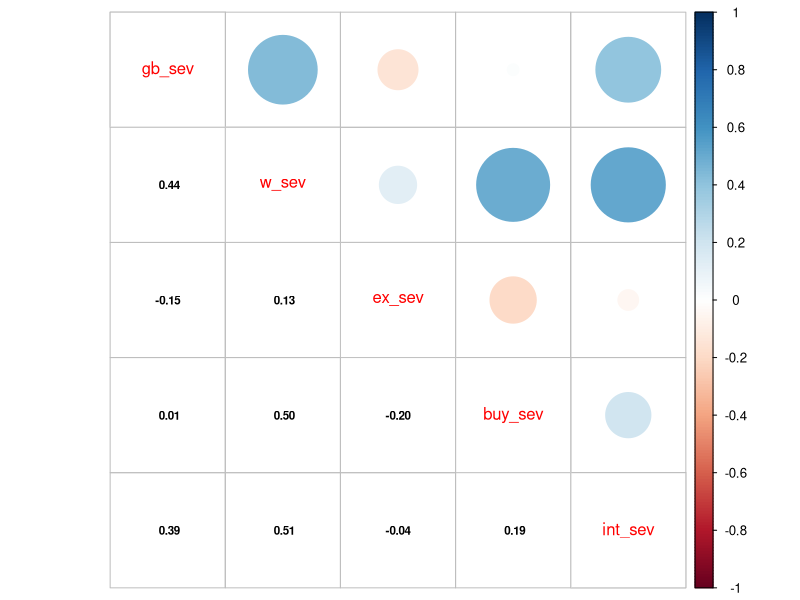

Reproduce this figure in R. (Note: this script raises an error after producing the figure.)
## ---- chunk 1

# Read packages
library(knitr)
library(markdown)
library(foreign)
library(reshape2)
library(plyr)
library(dplyr)
library(corrplot)
library(psych)
library(ggplot2)
library(gridExtra)
library(RColorBrewer)

# work from spss (.sav) data? 
spss_data = FALSE

## ---- chunk 2
if(spss_data) { 

# transform data file
repr_raw <- read.spss('OLAAP_130303.sav', to.data.frame=T)
variables <- c("kor", "oa_1",   # kor=age, oa_1=gender
               "BIS_21uj", #  summary of Impulsivity
               "WART_csj", "EDS_csjo", "QABB_Tot", "sogs_cs1", "PIUQ_Tot", "piuq_szr", 
               "scl_10", "scl_3", "scl_38", "scl_45", "scl_46", "scl_51", "scl_55", 
               "scl_65", "scl_9",   # items of scl/ocd scale
               "WART_Tot", "eds_SUM", "SOGS_SUM")
repr <- repr_raw[variables]

# save data. This will be publically available
write.csv(repr, file="ImpCompBA_repr.csv")

}


## ---- chunk 3
repr <- read.csv("ImpCompBA_repr.csv")
scl_OC_items <- colnames(repr[, c("scl_10", "scl_3", "scl_38", "scl_45", 
                                  "scl_46", "scl_51", "scl_55", "scl_65", "scl_9")]) 

# change value labels on likert scale
for(i in scl_OC_items) {
  repr[[i]] <- revalue(repr[[i]], c(
    "egy?ltal?n nem" = "1", 
    "kiss?"="2",
    "m?rs?kelten"="3", 
    "k?zepesen"="4", 
    "nagyon"="5"))
    }

# tranform to numeric
for(i in scl_OC_items) {
  repr[[i]] <- as.numeric(as.character(repr[[i]]))
}

names(repr)

## ---- chunk 4

## fetch compulsivity average 
repr$comp_sum <- rowSums(repr[, scl_OC_items], na.rm=T) 

## impulsivity average 
repr$imp_sum <- repr$BIS_21uj


## ---- chunk 5

## create groups according to severity

# gambling
repr$gb_group <- repr$sogs_cs1
levels(repr$gb_group) <- c(
  "kev?s probl?ma (1-2 pont)" = "GB minor problems", 
  "nem j?tszott soha hetente" = "GB Never played weekly",
  "nincs probl?ma (0 pont)"= "GB Non problematic", 
  "patol?gi?s szerencsej?t?kos (5 vagy t?bb pont)"="GB pathological",
  "probl?m?s szerencsej?t?kos (3-4 pont)"="GB problematic") 
repr$gb_group = factor(repr$gb_group, levels=c("GB Never played weekly", "GB Non problematic", "GB minor problems", "GB problematic", "GB pathological"))

#work
repr$w_group <- ifelse(repr$WART_Tot >= 51, "W Problematic", "W Non-problematic")
repr$w_group <- as.factor(repr$w_group)

#exercise
repr$ex_group <- repr$EDS_csjo
levels(repr$ex_group) <- c("Asymptomatic"="EX Asymptomatic",
                           "at-risk for ED"="EX At-risk",
                           "nondependent-symptomatic"="EX Symptomatic")
repr$ex_group = factor(repr$ex_group, levels=c("EX Asymptomatic", "EX Symptomatic", "EX At-risk"))

#buying
repr$buy_group <- as.factor(repr$QABB_Tot >=8)
levels(repr$buy_group) <- c("FALSE"="BUY Non-pathological", 
                            "TRUE"="BUY Pathological")

#internet
repr$int_group <- as.factor(repr$PIUQ_Tot >= 41) 
repr$int_group[repr$piuq_szr == "?vente vagy ritk?bban" |  repr$piuq_szr == "legal?bb havonta" | repr$piuq_szr == "soha"] <- NA
levels(repr$int_group) <- c("FALSE"="INT Non-pathological",
                            "TRUE"="INT Pathological")

## N of groups
groups <- colnames(repr[, c("gb_group", "w_group", "ex_group", "buy_group", "int_group")]) 
for (i in groups) {
  print(table(repr[[i]]))
} 

## how many missing data?
for (i in groups) {
  print(sum(is.na(repr[[i]])))
}

## create severity measures (continous)
colnames(repr)[colnames(repr) == "SOGS_SUM"] <- "gb_sev"
colnames(repr)[colnames(repr) == "WART_Tot"] <- "w_sev"
colnames(repr)[colnames(repr) == "eds_SUM"] <- "ex_sev"
colnames(repr)[colnames(repr) == "QABB_Tot"] <- "buy_sev"
colnames(repr)[colnames(repr) == "PIUQ_Tot"] <- "int_sev"

severity <- c("gb_sev", "w_sev", "ex_sev", "buy_sev", "int_sev")

aggregate(repr$gb_sev, list(repr$gb_group), mean)
aggregate(repr$w_sev, list(repr$w_group), mean)
aggregate(repr$ex_sev, list(repr$ex_group), mean)
aggregate(repr$buy_sev, list(repr$buy_group), mean)
aggregate(repr$int_sev, list(repr$int_group), mean)


## ---- chunk 6
library(corrplot)
M <- subset(repr, "gb_sev" != "GB Never played weekly")
M <- cor(M[, c("gb_sev", "w_sev", "ex_sev", "buy_sev", "int_sev")], 
         use="complete")
corrplot.mixed(M, lower.col = "black", number.cex = .7)

## ---- chunk 7
## CORRELATION between imp and comp in the entire sample: 
describe(repr$comp_sum)  
describe(repr$imp_sum) 

cor_imp_compr <- cor.test(repr$comp_sum, repr$imp_sum, alternative="two.sided", method="pearson", conf.level=0.95, exact = T)


## generate corr coeff within groups
func_cor <- function(repr)
{return(data.frame(cor = cor.test(repr$imp_sum, repr$comp_sum, 
                                  use="complete", method="pearson")$estimate)) }
func_cor_p <- function(repr)
{return(data.frame(p.value = cor.test(repr$imp_sum, repr$comp_sum, 
                                  use="complete", method="pearson")$p.value)) }

### gambling
cbind(ddply(repr, .(gb_group), func_cor), 
      ddply(repr, .(gb_group), func_cor_p)[2])

### internet
cbind(ddply(repr, .(int_group), func_cor), 
      ddply(repr, .(int_group), func_cor_p)[2])

### exercise
cbind(ddply(repr, .(ex_group), func_cor), 
      ddply(repr, .(ex_group), func_cor_p)[2])

### buying
cbind(ddply(repr, .(buy_group), func_cor), 
      ddply(repr, .(buy_group), func_cor_p)[2])

### work
cbind(ddply(repr, .(w_group), func_cor), 
      ddply(repr, .(w_group), func_cor_p)[2])


## ---- chunk 8

## standardising
repr$imp_std <- as.numeric(as.character(scale(repr$imp_sum, center=T, scale=T)))  
repr$comp_std <- as.numeric(as.character(scale(repr$comp_sum, center=T, scale=T)))

## imp and comp scores: total and by group
require(reshape2)
IC <- colnames(repr[, c("imp_sum", "comp_sum")])
IC_vas_all <- colnames(repr[, c("imp_sum", "comp_sum", "imp_std", "comp_std")]) 

### total
for (i in IC_vas_all) {
  print(round(data.frame(describe(repr[[i]], na.rm = T), row.names = i), 2))
}

### calculate imp and comp (mean and sd) accross groups
for(i in groups) {
  print(aggregate(.~repr[[i]], repr[, c(IC_vas_all)], FUN=mean, na.rm=TRUE, na.action=NULL))
}

for(i in groups) {
  print(aggregate(.~repr[[i]], repr[, c(IC_vas_all)], FUN=sd, na.rm=TRUE, na.action=NULL))
}

## ---- chunk 9

## frequency: GENDER
table(repr$oa_1, exclude=NULL)  # gender N in the entire sample

round(prop.table(table(repr$oa_1, repr$gb_group, exclude=NULL, useNA = "ifany"), 1)*100, 1)
round(prop.table(table(repr$oa_1, repr$ex_group, exclude=NULL, useNA = "ifany"), 1)*100, 1)
round(prop.table(table(repr$oa_1, repr$int_group, exclude=NULL, useNA = "ifany"), 1)*100, 1)
round(prop.table(table(repr$oa_1, repr$w_group, exclude=NULL, useNA = "ifany"), 1)*100, 1)
round(prop.table(table(repr$oa_1, repr$buy_group, exclude=NULL, useNA = "ifany"), 1)*100, 1)

## describe: AGE
library(psych)
describe(repr$kor) # for the entire sample

for (i in groups) {   # mean and SD in each group
print(summarise(group_by(repr, repr[[i]]), mean= mean(kor, na.rm=T), sd=sd(kor, na.rm=T)))
}

## ---- chunk 10

# impulsivity group differences
imp_df_repr_ANOVA <- data.frame("F/t" = numeric(), "p" = numeric(), 
                                "df" = numeric())
for (i in groups) {
  columns <- names(repr[i])
  anova_result <- aov(repr[, "imp_sum"] ~ repr[[i]], data=repr)
  anova_sum <- summary(anova_result)
  new_row <- list(anova_sum[[1]][1, 'F value'],
                  anova_sum[[1]][1, 'Pr(>F)'],
                  anova_sum[[1]][1, 'Df'])
  imp_df_repr_ANOVA[names(repr[i]), ] <- new_row
}
print(imp_df_repr_ANOVA)

## posthoc impulsivity
for (i in groups) {
  anova_result <- aov(imp_sum ~ repr[[i]], data=repr)
  posthoc_anova <- TukeyHSD(x=anova_result, conf.level=0.95, ordered = F)
  print(posthoc_anova)
  }

# compulsivity
comp_df_repr_ANOVA <- data.frame("F/t" = numeric(), "p" = numeric(), 
                                 "df" = numeric())
for (i in groups) {
  columns <- names(repr[i])
  anova_result <- aov(repr[, "comp_sum"] ~ repr[[i]], data=repr)
  anova_sum <- summary(anova_result)
  new_row <- list(anova_sum[[1]][1, 'F value'],
                  anova_sum[[1]][1, 'Pr(>F)'],
                  anova_sum[[1]][1, 'Df'])
  comp_df_repr_ANOVA[names(repr[i]), ] <- new_row
    }
  print(comp_df_repr_ANOVA)

## posthoc compulsivity
for (i in groups) {
  anova_result <- aov(comp_sum ~ repr[[i]], data=repr)
  posthoc_anova <- TukeyHSD(x=anova_result, conf.level=0.95, ordered = F)
  print(posthoc_anova)
  }
  
## posthoc test of impulsivity  
 for (i in groups) {
  anova_result <- aov(imp_sum ~ repr[[i]], data=repr)
  posthoc_anova <- TukeyHSD(x=anova_result, conf.level=0.95, ordered = F)
  print(posthoc_anova)
  }


## ---- chunk 11
# Reviewer1 suggested regression with Symptom severity as dependent, and imp & comp & impulsivity-compulsivity-interaction as predictors

# in behavioural groups
lm_work <- lm(formula = w_sev ~ imp_std + comp_std + imp_std * comp_std, data=repr[!is.na(repr$w_group), ])
  summary(lm_work)

lm_ex <- lm(formula = ex_sev ~ imp_std + comp_std + imp_std * comp_std, data=repr[!is.na(repr$ex_group), ])
  summary(lm_ex)
  
lm_gb <- lm(formula = gb_sev ~ imp_std + comp_std + imp_std * comp_std, data=repr[!is.na(repr$gb_group), ])
  summary(lm_gb)
  
lm_buy <- lm(formula = buy_sev ~ imp_std + comp_std + imp_std * comp_std, data=repr[!is.na(repr$buy_group), ])
  summary(lm_buy)

## ---- chunk 12

# create melt data for ggplot
x <- "imp_std" 
y <- "comp_std"
repr_gb <-  repr[, c("gb_group", x, y)]
repr_w <- repr[, c("w_group", x, y)]
repr_in <- repr[, c("int_group", x, y)]
repr_ex <- repr[, c("ex_group", x, y)]
repr_buy <- repr[, c("buy_group", x, y)]

# create summary data for visualisations (N, mean, sd, se)
### gambling
g_data_gb <- ddply(repr_gb, .(gb_group), summarise, 
                   imp_std= mean(imp_std, na.rm = T),
                   comp_std= mean(comp_std, na.rm = T))
g_data_gb <- na.omit(g_data_gb)

### work
g_data_w <- ddply(repr_w, .(w_group), summarise, 
                  imp_std= mean(imp_std, na.rm = T),
                   comp_std= mean(comp_std, na.rm = T))
g_data_w <- na.omit(g_data_w)

### internet
g_data_in <- ddply(repr_in, .(int_group), summarise, 
                  imp_std= mean(imp_std, na.rm = T),
                   comp_std= mean(comp_std, na.rm = T))
g_data_in <- na.omit(g_data_in)

### exercise
g_data_ex <- ddply(repr_ex, .(ex_group), summarise, 
                  imp_std= mean(imp_std, na.rm = T),
                   comp_std= mean(comp_std, na.rm = T))
g_data_ex <- na.omit(g_data_ex)

### buy
g_data_buy <- ddply(repr_buy, .(buy_group), summarise, 
                  imp_std= mean(imp_std, na.rm = T),
                   comp_std= mean(comp_std, na.rm = T))
g_data_buy <- na.omit(g_data_buy)

## ---- chunk 13

# prep
library(ggrepel)

color_gb = "blue"
color_w = "purple"
color_in = "red"
color_ex = "darkgreen"
color_buy = "orange"
point_size=8
line_size=2

set.seed(2018)

# plot representative impulsivity and compulsivity per group 

g_repr <- ggplot() +
  geom_hline(aes(yintercept=0), colour="gray40", linetype="dashed") +
  geom_vline(aes(xintercept=0), colour="gray40", linetype="dashed") +
geom_abline(aes(intercept=0, slope=0.5), color="black", linetype="solid", size=3) +
  annotate("text", x=1.1, y=0.61, label= "") +
  
  
  ### internet:
  geom_point(data=g_data_in, aes(x=imp_std, y=comp_std), size=point_size, color=color_in) +
  geom_line(data=g_data_in, aes(x=imp_std, y=comp_std), size=line_size, color=color_in) +
  geom_label_repel(data=g_data_in, aes(x=imp_std, y=comp_std), 
                                       label=c("INT Non-pathological" = "INTERNET \n non-pathological", 
                                               "INT Pathological" = "INTERNET \n pathological"), 
                                       fontface= "bold", 
                   nudge_x = 0, nudge_y = 2, color=color_in) +
  
  ### buy:
  geom_point(data = g_data_buy, aes(x=imp_std, y=comp_std), size=point_size, color=color_buy) +
  geom_line(data = g_data_buy, aes(x=imp_std, y=comp_std), size=line_size, color=color_buy) +
  geom_label_repel(data=g_data_buy, aes(x=imp_std, y=comp_std), 
                                        label=c("BUY Non-pathological" = "BUYING \n non-pathological", 
                                                "BUY Pathological" = "BUYING \n pathological"), 
                                        fontface= "bold", 
                   nudge_x = 0.7, nudge_y = -0.2, color=color_buy) +
  
  ### gambling:  
  geom_point(data=g_data_gb, aes(x=imp_std, y=comp_std), size=point_size, color=color_gb) +
  geom_line(data=g_data_gb, aes(x=imp_std, y=comp_std), size=line_size, color=color_gb) +
  geom_label_repel(data=subset(g_data_gb, gb_group!="GB Never played weekly"), 
                   aes(x=imp_std, y=comp_std), 
                   label=c("GB Non-problematic" = "GAMBLING \n non-pathological",
                           "GB minor problems" = "GAMBLING \n minor problems",
                           "GB problematic" = "GAMBLING \n problematic", 
                           "GB pathological" = "GAMBLING \n pathological"), 
                   fontface= "bold", 
                   nudge_x = -0.3, nudge_y = 0.4, color=color_gb, force=1) +
  
  ### exercise:
  geom_point(data=g_data_ex, aes(x=imp_std, y=comp_std), size=point_size, color=color_ex) +
  geom_line(data=g_data_ex, aes(x=imp_std, y=comp_std), size=line_size, color=color_ex) +
  geom_label_repel(data=g_data_ex, aes(x=imp_std, y=comp_std), 
                   label=c("EX Asymptomatic" = "EXERCISE \n asymptomatic",
                                               "EX Symptomatic" = "EXERCISE \n symptomatic", 
                                               "EX At-risk" = "EXERCISE \n at-risk"),
                    fontface= "bold",
                    nudge_x = 0.0, nudge_y =-1.7, color=color_ex, force=1) +
  ### work:
  geom_point(data=g_data_w, aes(x=imp_std, y=comp_std), size=point_size, color=color_w, na.rm=T) +
  geom_line(data=g_data_w, aes(x=imp_std, y=comp_std), size=line_size, color=color_w, na.rm=T) +
  geom_label_repel(data=g_data_w, aes(x=imp_std, y=comp_std), 
                                  label=c("W Non-problematic" = "WORK \n Non-problematic",
                                              "W Problematic"  = "WORK \n Problematic"), 
                                  fontface= "bold", 
                                  nudge_x = -2, nudge_y = 0, color=color_w, force=100) +
  
  ### global:        
  labs(x="Impulsivity", y="Compulsivity") +
  theme_linedraw(base_size = 20) +
  theme(panel.grid.minor = element_blank(), panel.grid.major=element_line()) +
  coord_cartesian(xlim = c(-0.8, 1.4), ylim=c(-0.8,1.4)) 

g_repr

## save the plot
# ggsave("repr_groups_final.jpg", width=25, height=18, units="cm")


## ---- chunk 14

# prep
point_size2 = 3
xmin = -2.5
xmax = 4
ymin = -1.2
ymax = 4

## set color palette
gb_colors_grad <- colorRampPalette(brewer.pal(9, "Blues"))(13)
w_colors_grad <- colorRampPalette(brewer.pal(9, "Purples"))(45)
ex_colors_grad <- colorRampPalette(brewer.pal(9, "Greens"))(67)
buy_colors_grad <- colorRampPalette(brewer.pal(9, "Oranges"))(13)
int_colors_grad <- colorRampPalette(brewer.pal(9, "Reds"))(43)

regr_col = "black"
regr_size = 2
subgroup_col = "black"

### GAMBLING
g_severity_gb <- ggplot() +
  geom_hline(aes(yintercept=0), colour="gray40", linetype="dashed") +
  geom_vline(aes(xintercept=0), colour="gray40", linetype="dashed") +
  geom_point(data=subset(repr, 
                         gb_group!="GB Never played weekly" & !is.na(gb_sev)), 
             aes(x=imp_std, y=comp_std, color=factor(gb_sev)),
             size=point_size2) +
  geom_jitter() +
  geom_smooth(method="lm", data=subset(repr, 
                                       gb_group!="GB Never played weekly" & !is.na(gb_sev)), 
              aes(x=imp_std, y=comp_std, linetype=gb_group), alpha=0.1, 
              color=subgroup_col, se=FALSE) + 
  geom_smooth(method="lm", data=subset(repr, 
                                       gb_group!="GB Never played weekly" & !is.na(gb_sev)), 
              aes(imp_std, comp_std), color=regr_col, size=regr_size) +
  scale_colour_manual(values=gb_colors_grad) +
  scale_linetype_manual(values=c("dotted", "dotdash", "dashed", "solid"), 
                        labels=c("GB Non problematic" = "Non-pathological",
                                 "GB minor problems" = "Minor problems", 
                                 "GB problematic" = "Problematic", 
                                 "GB pathological" = "Pathological"))  +
  labs(x="Impulsivity", y="Compulsivity", color="Severity", linetype="GAMBLING") +
  theme_linedraw(base_size = 15) +
  theme(legend.title=element_text(face="bold"), legend.key.size = unit(0.5, "cm"), legend.key.width = unit(3, "line")) +
  guides(color = guide_legend(order = 0),
         linetype = guide_legend(order = 1)) +
  coord_cartesian(xlim = c(xmin, xmax), ylim=c(ymin, ymax)) 
g_severity_gb

### WORK
g_severity_w <- ggplot() +
  geom_hline(aes(yintercept=0), colour="gray40", linetype="dashed") +
  geom_vline(aes(xintercept=0), colour="gray40", linetype="dashed") +
  geom_point(data=subset(repr, !is.na(w_sev)), 
             aes(x=imp_std, y=comp_std, color=factor(w_sev)),
             size=point_size2) +
  geom_jitter() +
  geom_smooth(method="lm", data=subset(repr, !is.na(w_sev)), 
              aes(x=imp_std, y=comp_std, linetype=w_group), alpha=0.1, 
              color=subgroup_col, se=FALSE) +
  geom_smooth(method="lm", data=subset(repr, !is.na(w_sev)), 
              aes(imp_std, comp_std), color=regr_col, size=regr_size) +
  scale_colour_manual(values=w_colors_grad) +
  scale_linetype_manual(values=c("dashed", "solid"), 
                        labels=c( "W Non-problematic" = "Non-problematic",
                                  "W Problematic"  = "Problematic")) +
  labs(x="Impulsivity", y="Compulsivity", color="Severity", linetype="\nWORK") +
  theme_linedraw(base_size = 15) +
  theme(legend.title=element_text(face="bold"), legend.key.size = unit(0.5, "cm"), legend.key.width = unit(3, "line")) +
  guides(color = guide_legend(order = 0),
         linetype = guide_legend(order = 1)) +
  coord_cartesian(xlim = c(xmin, xmax), ylim=c(ymin, ymax)) 
g_severity_w


### EXERCISE  
g_severity_ex <- ggplot() +
  geom_hline(aes(yintercept=0), colour="gray40", linetype="dashed") +
  geom_vline(aes(xintercept=0), colour="gray40", linetype="dashed") +
  geom_point(data=subset(repr, !is.na(ex_sev)), 
             aes(x=imp_std, y=comp_std, color=factor(ex_sev)),
             size=point_size2) +
  geom_jitter() +
  geom_smooth(method="lm", data=subset(repr, !is.na(ex_sev)), 
              aes(x=imp_std, y=comp_std, linetype=ex_group), alpha=0.1, 
              color=subgroup_col, se=FALSE) +
  geom_smooth(method="lm", data=subset(repr, !is.na(ex_sev)), 
              aes(imp_std, comp_std), color=regr_col, size=regr_size) +
  scale_colour_manual(values=ex_colors_grad) +
  scale_linetype_manual(values=c("dotted", "dashed", "solid"), 
                        labels=c("EX Asymptomatic" = "Asymptomatic", 
                                 "EX Symptomatic"  = "Symptomatic", 
                                 "EX At-risk" = "At-risk")) +
  labs(x="Impulsivity", y="Compulsivity", color="Severity", linetype="EXERCISE") +
  theme_linedraw(base_size = 15) +
  theme(legend.title=element_text(face="bold"), legend.key.size = unit(0.4, "cm"), legend.key.width = unit(3, "line")) +
  guides(color = guide_legend(order = 0),
         linetype = guide_legend(order = 1)) +
  coord_cartesian(xlim = c(xmin, 3), ylim=c(ymin, ymax)) 
  g_severity_ex


### BUYING  
g_severity_buy <- ggplot() +
  geom_hline(aes(yintercept=0), colour="gray40", linetype="dashed") +
  geom_vline(aes(xintercept=0), colour="gray40", linetype="dashed") +
  geom_point(data=subset(repr, !is.na(buy_sev)), 
             aes(x=imp_std, y=comp_std, color=factor(buy_sev)), size=point_size2) +
  geom_jitter() +
  geom_smooth(method="lm", data=subset(repr, !is.na(buy_sev)), 
              aes(x=imp_std, y=comp_std, linetype=buy_group), alpha=0.1, 
              color=subgroup_col, se=FALSE) +
  geom_smooth(method="lm", data=subset(repr, !is.na(buy_sev)), 
              aes(imp_std, comp_std), color=regr_col, size=regr_size) +
  scale_colour_manual(values=buy_colors_grad) +
  scale_linetype_manual(values=c("dashed", "solid"), 
                         labels=c("BUY Non-pathological" = "Non-pathological",
                                  "BUY Pathological" = "Pathological")) +
  labs(x="Impulsivity", y="Compulsivity", linetype="BUYING", color="Severity") +
  theme_linedraw(base_size = 15) +
  theme(legend.title=element_text(face="bold"), legend.key.size = unit(0.5, "cm"), legend.key.width = unit(3, "line")) + 
  guides(color = guide_legend(order = 0),
          linetype = guide_legend(order = 1)) +
  coord_cartesian(xlim = c(xmin, 2.8), ylim=c(ymin, ymax)) 
g_severity_buy


### INTERNET 
g_severity_int <- ggplot() +
  geom_hline(aes(yintercept=0), colour="gray40", linetype="dashed") +
  geom_vline(aes(xintercept=0), colour="gray40", linetype="dashed") +
  geom_point(data=subset(repr, !is.na(int_sev)), 
             aes(x=imp_std, y=comp_std, color=factor(int_sev)), size=point_size2) +
  geom_jitter() +
  geom_smooth(method="lm", data=subset(repr, !is.na(int_sev)), 
              aes(x=imp_std, y=comp_std, linetype=int_group), alpha=0.1,
              color=subgroup_col, se=FALSE) +
  geom_smooth(method="lm", data=subset(repr, !is.na(int_sev)), 
              aes(imp_std, comp_std), color=regr_col, size=regr_size) +
  scale_colour_manual(values=int_colors_grad) +
  scale_linetype_manual(values=c("dashed", "solid"), 
                        labels=c("INT Non-pathological" = "Non-pathological", 
                                 "INT Pathological" = "Pathological")) +
  labs(x="Impulsivity", y="Compulsivity", color="Severity", linetype="INTERNET USE") +
  theme_linedraw(base_size = 15) +
  theme(legend.title=element_text(face="bold"), legend.key.size = unit(0.5, "cm"), legend.key.width = unit(3, "line")) +
  guides(color = guide_legend(order = 0),
         linetype = guide_legend(order = 1)) +
  coord_cartesian(xlim = c(xmin, 3.1), ylim=c(ymin, ymax)) 
g_severity_int


#### save multiple plots on the same page
ggsave("repr_severity_final.jpg", gridExtra::arrangeGrob(g_severity_gb, g_severity_w, g_severity_ex, g_severity_buy, g_severity_int), 
width=60, height=40, units="cm")

